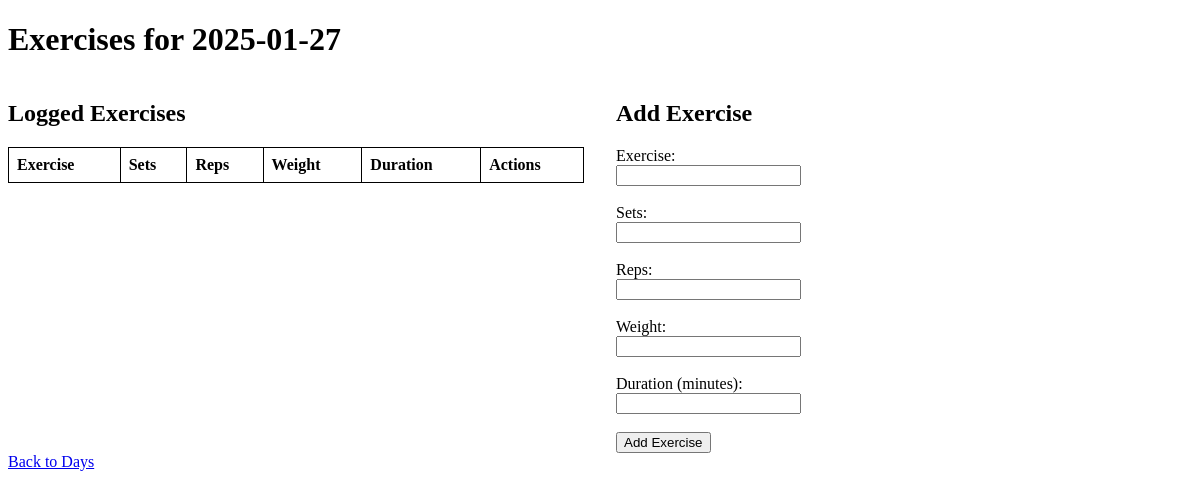
Page /day/2025-01-27 on the earlier database version.
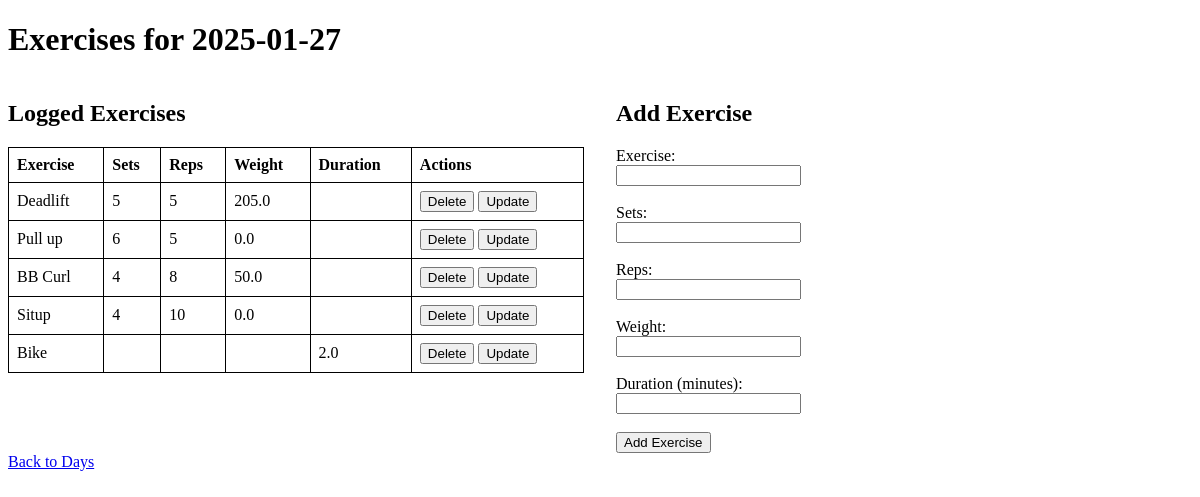
Same page on the later database version.
### tables this page shows
CREATE TABLE Workouts (
    id INTEGER PRIMARY KEY AUTOINCREMENT,
    date TEXT NOT NULL,
    exercise TEXT NOT NULL,
    sets INTEGER,
    reps INTEGER,
    weight REAL,
    duration REAL
);

### app.py (the view, shortened to what this page needs)
@app.route("/day/<date>", methods=["GET", "POST"])
def view_workouts_by_day(date):
    conn = get_db_connection()
    workouts = conn.execute("SELECT * FROM Workouts WHERE date = ?", (date,)).fetchall()
    conn.close()
    return render_template("workouts.html", date=date, workouts=workouts)

### app.py (called while the page is built)
def get_db_connection():
    conn = sqlite3.connect(DATABASE)
    conn.row_factory = sqlite3.Row
    return conn

### templates/workouts.html (shortened to what this page needs)
<!DOCTYPE html>
<html>
<head>
</head>
<body>
    <h1>Exercises for {{ date }}</h1>
    <div class="container">
        <div class="workouts">
            <h2>Logged Exercises</h2>
            <table>
                <tr>
                    <th>Exercise</th>
                    <th>Sets</th>
                    <th>Reps</th>
                    <th>Weight</th>
                    <th>Duration</th>
                    <th>Actions</th>
                </tr>
                {% for workout in workouts %}
                <tr>
                    <td>{{ workout["exercise"] }}</td>
                    <td>{{ workout["sets"] }}</td>
                    <td>{{ workout["reps"] }}</td>
                    <td>{{ workout["weight"] }}</td>
                    <td>{{ workout["duration"] }}</td>
                    <td>
                        <form method="post" action="/delete/{{ workout['id'] }}/{{ date }}" style="display:inline;">
                            <button type="submit">Delete</button>
                        </form>
                        <form method="get" action="/update/{{ workout['id'] }}/{{ date }}" style="display:inline;">
                            <button type="submit">Update</button>
                        </form>
                    </td>
                </tr>
                {% endfor %}
            </table>
        </div>
        <div class="add-exercise">
            <h2>Add Exercise</h2>
            <form method="post">
                <label for="exercise">Exercise:</label><br>
                <input type="text" id="exercise" name="exercise" required><br><br>
                <label for="sets">Sets:</label><br>
                <input type="number" id="sets" name="sets"><br><br>
                <label for="reps">Reps:</label><br>
                <input type="number" id="reps" name="reps"><br><br>
                <label for="weight">Weight:</label><br>
                <input type="number" step="0.1" id="weight" name="weight"><br><br>
                <label for="duration">Duration (minutes):</label><br>
                <input type="number" step="0.1" id="duration" name="duration"><br><br>
                <button type="submit">Add Exercise</button>
            </form>
        </div>
    </div>
    <a href="/">Back to Days</a>
</body>
</html>

### templates/workouts.html (style rules this page uses)
.container { display: flex; gap: 2rem; }
.workouts, .add-exercise { flex: 1; }
table { width: 100%; border-collapse: collapse; }
table, th, td { border: 1px solid black; }
th, td { padding: 8px; text-align: left; }

Differences in the rows shown:
added Workouts: exercise "Deadlift", sets "5", reps "5", weight "205.0"
added Workouts: exercise "Pull up", sets "6", reps "5", weight "0.0"
added Workouts: exercise "BB Curl", sets "4", reps "8", weight "50.0"
added Workouts: exercise "Situp", sets "4", reps "10", weight "0.0"
added Workouts: exercise "Bike", duration "2.0"
